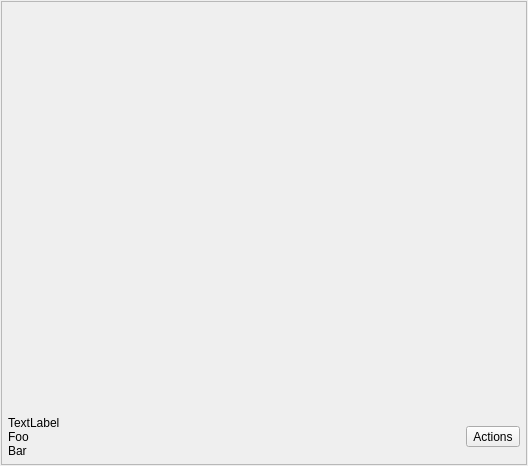
<?xml version="1.0" encoding="UTF-8"?>
<ui version="4.0">
 <class>ThumbWidget</class>
 <widget class="QWidget" name="ThumbWidget">
  <property name="geometry">
   <rect>
    <x>0</x>
    <y>0</y>
    <width>528</width>
    <height>466</height>
   </rect>
  </property>
  <property name="windowTitle">
   <string>Form</string>
  </property>
  <layout class="QVBoxLayout" name="verticalLayout_2">
   <property name="spacing">
    <number>1</number>
   </property>
   <property name="margin">
    <number>1</number>
   </property>
   <item>
    <widget class="QFrame" name="box">
     <property name="frameShape">
      <enum>QFrame::StyledPanel</enum>
     </property>
     <property name="frameShadow">
      <enum>QFrame::Raised</enum>
     </property>
     <layout class="QVBoxLayout" name="verticalLayout">
      <property name="spacing">
       <number>0</number>
      </property>
      <property name="margin">
       <number>6</number>
      </property>
      <item>
       <widget class="QLabel" name="thumbnail">
        <property name="text">
         <string/>
        </property>
        <property name="pixmap">
         <pixmap resource="resources.qrc">:/res/loading_512x400.png</pixmap>
        </property>
        <property name="scaledContents">
         <bool>true</bool>
        </property>
        <property name="alignment">
         <set>Qt::AlignCenter</set>
        </property>
       </widget>
      </item>
      <item>
       <layout class="QHBoxLayout" name="horizontalLayout">
        <property name="spacing">
         <number>10</number>
        </property>
        <item>
         <widget class="QLabel" name="label">
          <property name="text">
           <string>TextLabel
Foo
Bar</string>
          </property>
          <property name="alignment">
           <set>Qt::AlignLeading|Qt::AlignLeft|Qt::AlignTop</set>
          </property>
         </widget>
        </item>
        <item>
         <widget class="QToolButton" name="button">
          <property name="text">
           <string>Actions</string>
          </property>
          <property name="icon">
           <iconset resource="resources.qrc">
            <normaloff>:/res/down_arrow.png</normaloff>:/res/down_arrow.png</iconset>
          </property>
          <property name="popupMode">
           <enum>QToolButton::InstantPopup</enum>
          </property>
          <property name="toolButtonStyle">
           <enum>Qt::ToolButtonTextOnly</enum>
          </property>
         </widget>
        </item>
       </layout>
      </item>
     </layout>
    </widget>
   </item>
  </layout>
 </widget>
 <resources>
  <include location="resources.qrc"/>
 </resources>
 <connections/>
</ui>
